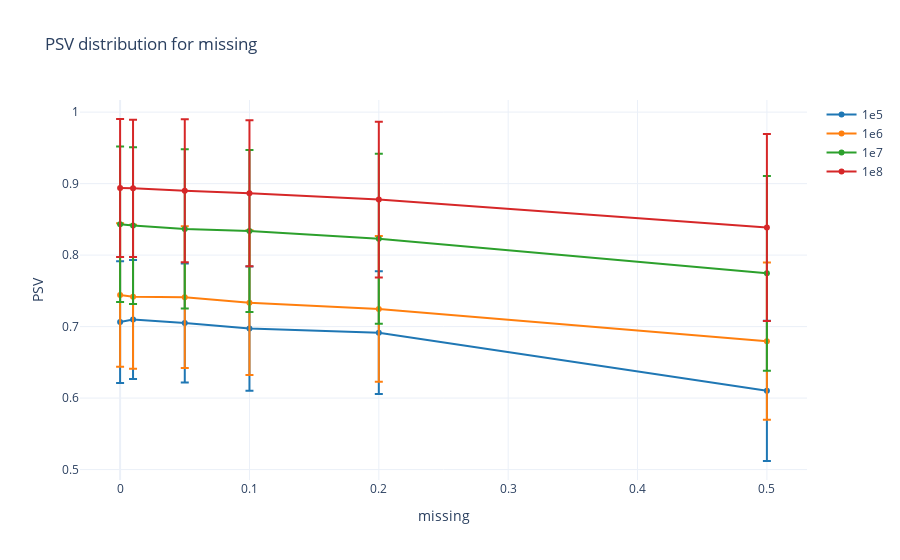

This figure's notebook cell:
### Code cell
anova_and_error_plot(hom_sap_results, "PSV", "missing")

### Figure 1 — Plotly figure (JSON) as saved in the notebook; plotly's stock layout.template omitted (floating-point values rounded to 4 significant figures)
{"data": [{"error_y": {"array": [0.08527, 0.08316, 0.08332, 0.08685, 0.08591, 0.09815], "type": "data", "visible": true}, "marker": {"color": "#1F77B4"}, "name": "1e5", "x": [0.0, 0.01, 0.05, 0.1, 0.2, 0.5], "y": [0.7063, 0.7099, 0.705, 0.6972, 0.6915, 0.6101], "type": "scatter"}, {"error_y": {"array": [0.1003, 0.1007, 0.09916, 0.1012, 0.102, 0.1099], "type": "data", "visible": true}, "marker": {"color": "#FF7F0E"}, "name": "1e6", "x": [0.0, 0.01, 0.05, 0.1, 0.2, 0.5], "y": [0.7441, 0.7418, 0.7412, 0.7335, 0.7247, 0.6796], "type": "scatter"}, {"error_y": {"array": [0.1087, 0.1097, 0.1114, 0.1133, 0.1189, 0.1362], "type": "data", "visible": true}, "marker": {"color": "#2CA02C"}, "name": "1e7", "x": [0.0, 0.01, 0.05, 0.1, 0.2, 0.5], "y": [0.8433, 0.8414, 0.8366, 0.8336, 0.8228, 0.7745], "type": "scatter"}, {"error_y": {"array": [0.09653, 0.09594, 0.1, 0.1022, 0.1089, 0.1308], "type": "data", "visible": true}, "marker": {"color": "#D62728"}, "name": "1e8", "x": [0.0, 0.01, 0.05, 0.1, 0.2, 0.5], "y": [0.8938, 0.8934, 0.89, 0.8866, 0.8777, 0.8388], "type": "scatter"}], "layout": {"xaxis": {"title": {"text": "missing"}}, "yaxis": {"title": {"text": "PSV"}}, "title": {"text": "PSV distribution for missing"}}}
